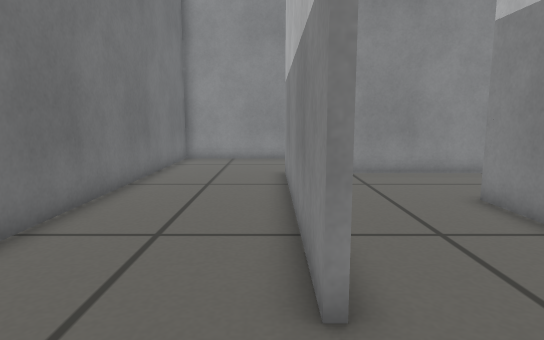
View 1 (above)

15 first-person views from a walk through a world built for the Gazebo simulator. The camera is 0.4 m above the floor, tilts 8° down and sees 75° across. The floor is counted in squares, 0.2 m on a side. Each view is taken from the middle of a square. On the plan, view 1 faces up. The plan holds only what a view shows up to about 18 squares ahead; the rest is blank.

View 2
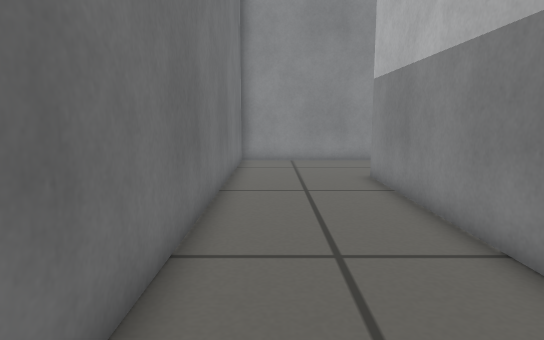

View 3
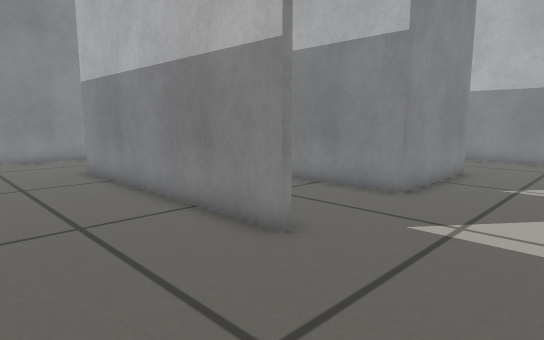

View 4
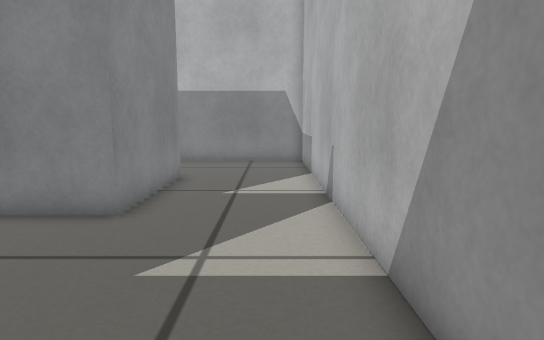

View 5
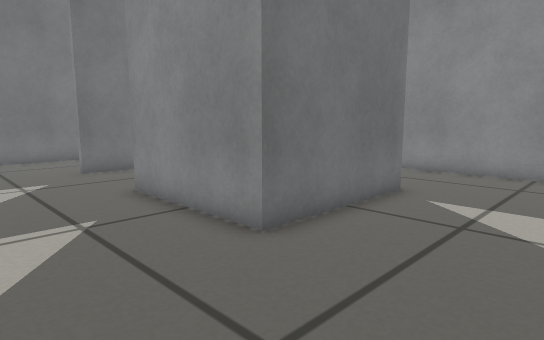

View 6
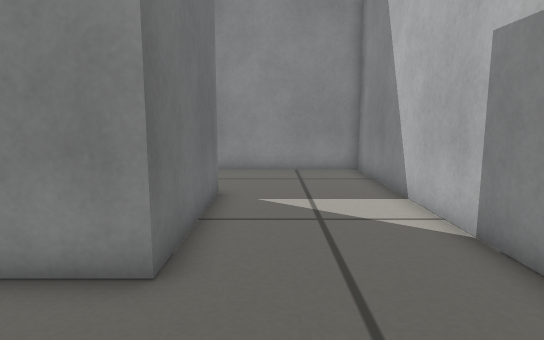

View 7
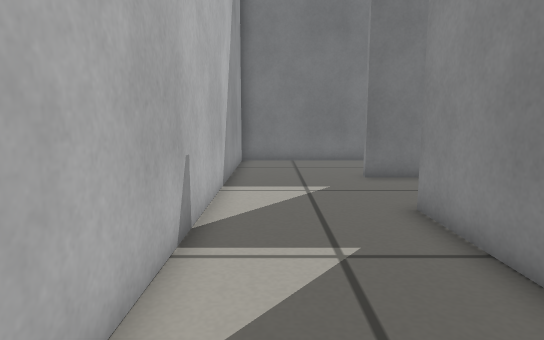

View 8
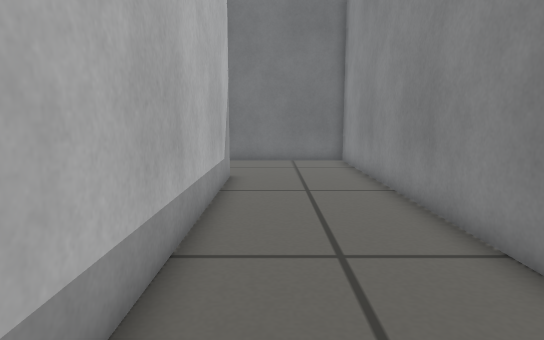

View 9
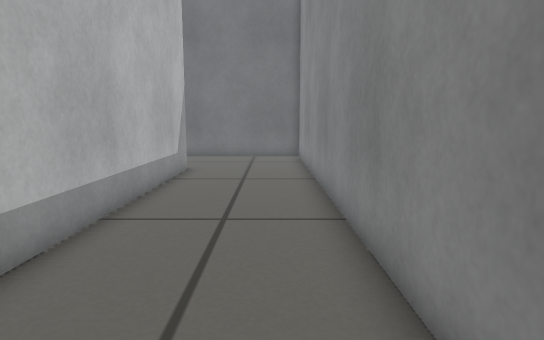

View 10
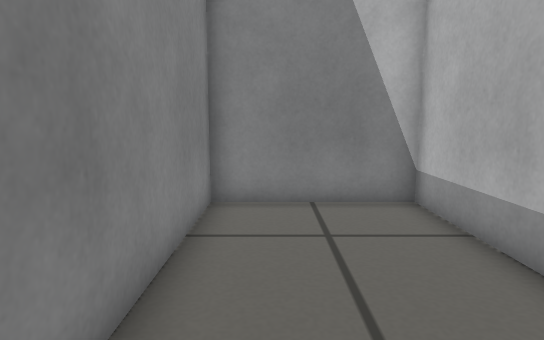

View 11
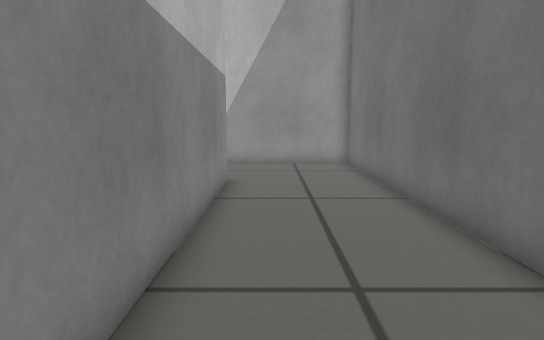

View 12
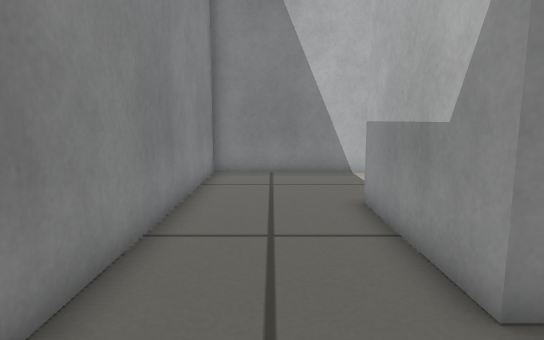

View 13
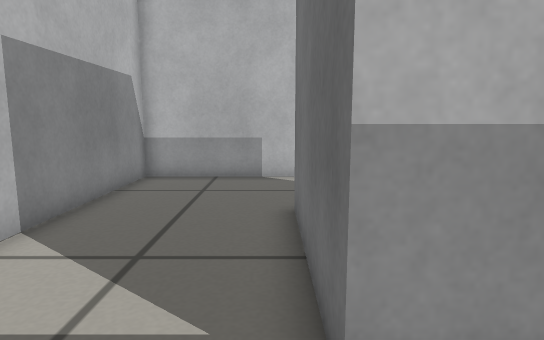

View 14
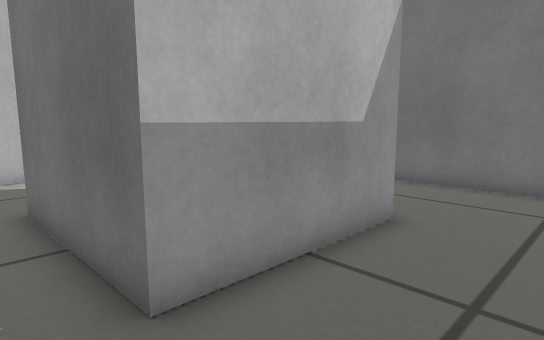

View 15
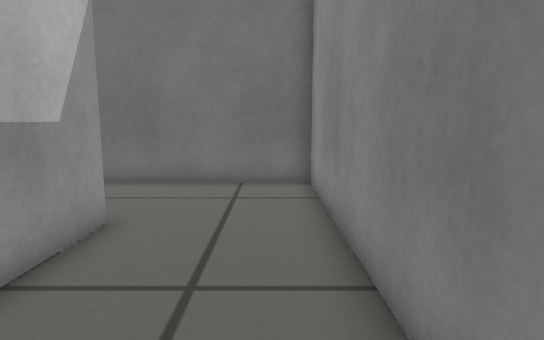

### Floor plan
Ten units are one square. View 1 is at (0, 0); x grows to the right and y downward. Boxes are objects, and circles mark ways between rooms. Rooms are numbered by the first view taken in them; rooms with no view inside come last. Other rooms are left out.
<svg viewBox="-50 -190 210 210">
<path fill="none" stroke="#000" d="M5 -31 5 -135 155 -135 155 -185 -45 -185 -45 15 5 15M105 -33 53 -33 53 -88 105 -88 105 -33M5 15 155 15 155 -133 7 -133 7 -32"/>
<circle cx="10" cy="-10" r="3" fill="#2a7"/>
<text x="20" y="-140">1</text>
<text x="110" y="-50">2</text>
</svg>
Room 1 opens to room 2.

Where each view was taken, in squares from view 1:
view 1: 0 up, 0 right, facing up
view 2: 1 up, 3 left, facing up
view 3: 1 down, 4 left, facing up-right
view 4: 0 up, 2 left, facing right
view 5: 1 down, 15 right, facing up-left
view 6: 1 down, 12 right, facing up
view 7: 0 up, 13 right, facing left
view 8: 15 up, 13 right, facing left
view 9: 17 up, 15 right, facing left
view 10: 17 up, 7 right, facing right
view 11: 15 up, 1 left, facing down
view 12: 11 up, 2 right, facing right
view 13: 11 up, 11 right, facing down
view 14: 12 up, 12 right, facing down-left
view 15: 12 up, 12 right, facing left
